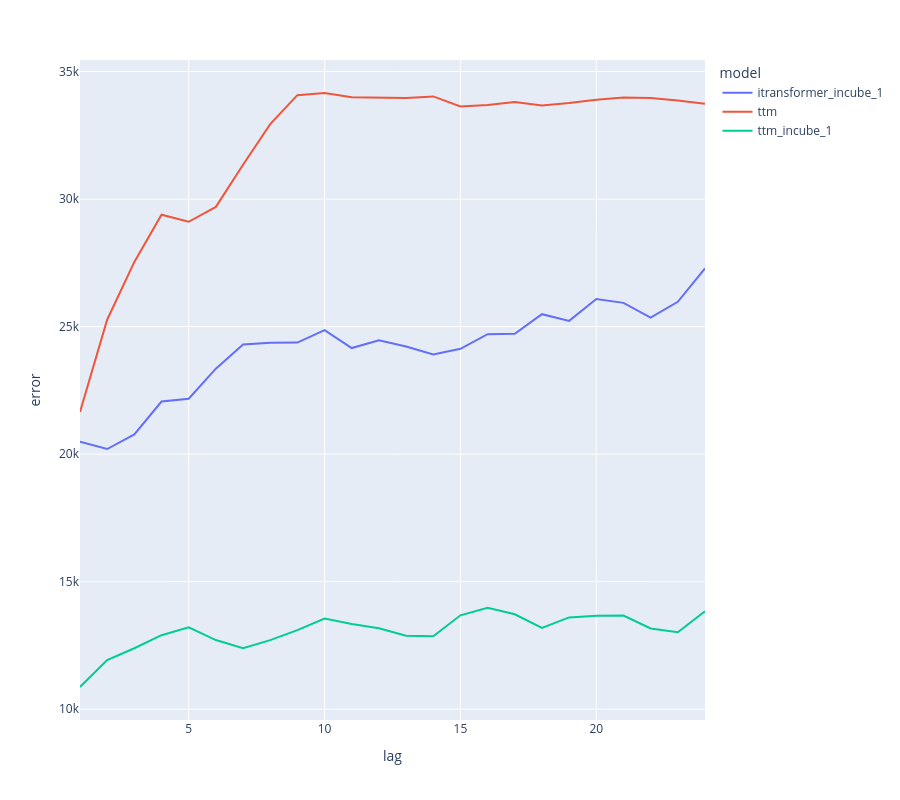

Write notebook code for a chart like this one.
### Code cell
import numpy as np
error = tot_pred.groupby(['lag','model']).apply(lambda x: np.nanmean(np.abs(x.ElectricWConsumed-x.ElectricWConsumed_pred))).reset_index().rename(columns={0:'error'}) 
import numpy as np
fig = px.line(error, x='lag', y='error', color='model',height=800)
fig.show() #150--400

### Figure 1 — Plotly figure (JSON) as saved in the notebook; plotly's stock layout.template omitted (floating-point values rounded to 4 significant figures)
{"data": [{"hovertemplate": "model=itransformer_incube_1<br>lag=%{x}<br>error=%{y}<extra></extra>", "legendgroup": "itransformer_incube_1", "line": {"color": "#636efa", "dash": "solid"}, "marker": {"symbol": "circle"}, "mode": "lines", "name": "itransformer_incube_1", "orientation": "v", "showlegend": true, "type": "scatter", "x": [1, 2, 3, 4, 5, 6, 7, 8, 9, 10, 11, 12, 13, 14, 15, 16, 17, 18, 19, 20, 21, 22, 23, 24], "xaxis": "x", "y": [20490.0, 20200.0, 20770.0, 22060.0, 22170.0, 23350.0, 24300.0, 24370.0, 24370.0, 24860.0, 24160.0, 24470.0, 24220.0, 23900.0, 24130.0, 24700.0, 24720.0, 25490.0, 25220.0, 26080.0, 25930.0, 25350.0, 25970.0, 27280.0], "yaxis": "y"}, {"hovertemplate": "model=ttm<br>lag=%{x}<br>error=%{y}<extra></extra>", "legendgroup": "ttm", "line": {"color": "#EF553B", "dash": "solid"}, "marker": {"symbol": "circle"}, "mode": "lines", "name": "ttm", "orientation": "v", "showlegend": true, "type": "scatter", "x": [1, 2, 3, 4, 5, 6, 7, 8, 9, 10, 11, 12, 13, 14, 15, 16, 17, 18, 19, 20, 21, 22, 23, 24], "xaxis": "x", "y": [21650.0, 25270.0, 27540.0, 29390.0, 29110.0, 29690.0, 31340.0, 32940.0, 34070.0, 34160.0, 34000.0, 33970.0, 33960.0, 34030.0, 33630.0, 33690.0, 33800.0, 33670.0, 33770.0, 33900.0, 33980.0, 33960.0, 33870.0, 33730.0], "yaxis": "y"}, {"hovertemplate": "model=ttm_incube_1<br>lag=%{x}<br>error=%{y}<extra></extra>", "legendgroup": "ttm_incube_1", "line": {"color": "#00cc96", "dash": "solid"}, "marker": {"symbol": "circle"}, "mode": "lines", "name": "ttm_incube_1", "orientation": "v", "showlegend": true, "type": "scatter", "x": [1, 2, 3, 4, 5, 6, 7, 8, 9, 10, 11, 12, 13, 14, 15, 16, 17, 18, 19, 20, 21, 22, 23, 24], "xaxis": "x", "y": [10870.0, 11920.0, 12390.0, 12900.0, 13210.0, 12710.0, 12390.0, 12710.0, 13100.0, 13550.0, 13340.0, 13170.0, 12880.0, 12860.0, 13680.0, 13970.0, 13720.0, 13190.0, 13600.0, 13670.0, 13670.0, 13160.0, 13020.0, 13840.0], "yaxis": "y"}], "layout": {"height": 800, "legend": {"title": {"text": "model"}, "tracegroupgap": 0}, "margin": {"t": 60}, "xaxis": {"anchor": "y", "domain": [0, 1], "title": {"text": "lag"}}, "yaxis": {"anchor": "x", "domain": [0, 1], "title": {"text": "error"}}}}
